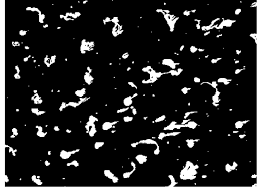
#> input picture introduction/data/B2.jpg, 262 x 192 px, given in place of g2.jpg, which was not available
$ python p17.py
#> lines starting #> are read from the running program, lines starting #| are printed output that depends on the picture; after the words box and inside, x2 and y2 are one past the last pixel; in counts of white or black regions, pixels touching at a corner belong together; pictures that were not available may be replaced by others from this repository, and a replacement may not be noted
import cv2 as cv
# Load two images
water = cv.imread('g2.jpg')
#> water is the input picture: shape (192, 262, 3); min 0, max 255, mean 39.2
fish = cv.imread('zeb.jpg')
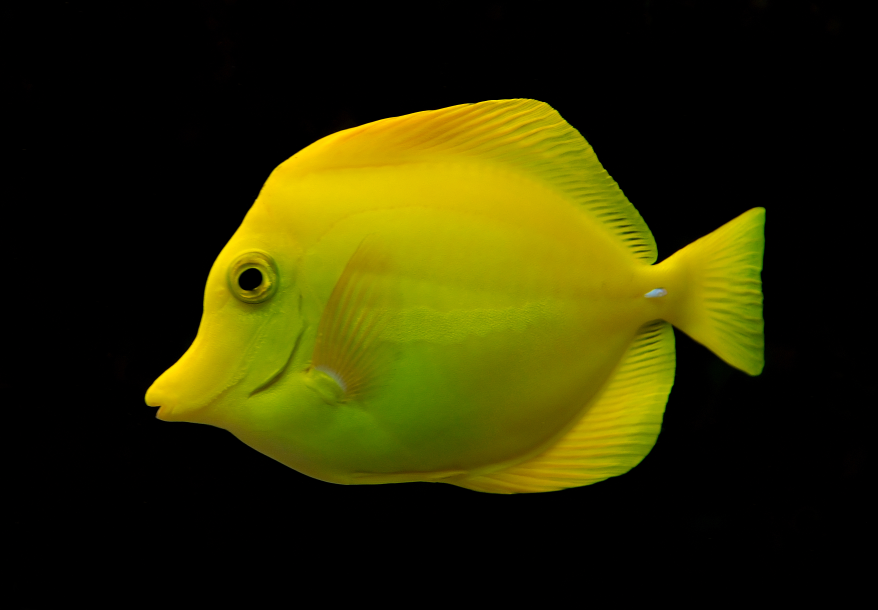
#> input picture introduction/data/Zeb.jpg, 3509 x 2440 px, found by its file name (shown at 1/4 size)
#> fish is the input picture: shape (2440, 3509, 3); mean B, G, R 0.4, 45.3, 46.8
waterimg=cv.resize(water,(300,300))
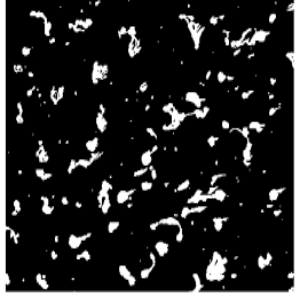
#> waterimg: shape (300, 300, 3); min 0, max 255, mean 39.1
fishimg=cv.resize(fish,(300,300))
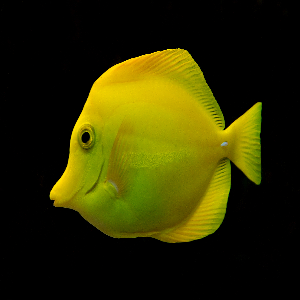
#> fishimg: shape (300, 300, 3); mean B, G, R 0.3, 45.2, 46.8
cv.imshow("sky Image",waterimg)
cv.imshow("lady Image",fishimg)

cv.waitKey(0)
cv.destroyAllWindows()

# I want to put lady image on top-left corner, So I create a ROI
rows,cols,channels = fishimg.shape
#> rows = 300; cols = 300; channels = 3
roi = waterimg[0:rows, 0:cols] #selecting the portion/region of water image which has same size as fish image
# Now create a mask of fish and create its inverse mask also
cv.imshow("Region of Interest ", roi)
fishimggray = cv.cvtColor(fishimg,cv.COLOR_BGR2GRAY)
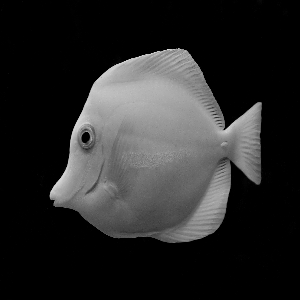
#> fishimggray: shape (300, 300); min 0, max 226, mean 40.5
ret, mask = cv.threshold(fishimggray, 20, 255, cv.THRESH_BINARY)
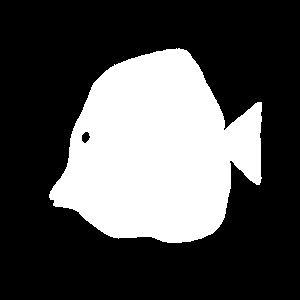
#> mask: shape (300, 300); 31.1% white; 1 white region, box (x1, y1, x2, y2) and area: (49, 48, 262, 243) 28023
mask_inv = cv.bitwise_not(mask)
cv.imshow("Mask",mask)
cv.imshow("Inverse Mask",mask_inv)
cv.waitKey(0)
cv.destroyAllWindows()
# Now black-out the area of fish in ROI
waterimg_bg = cv.bitwise_and(roi,roi,mask = mask_inv)
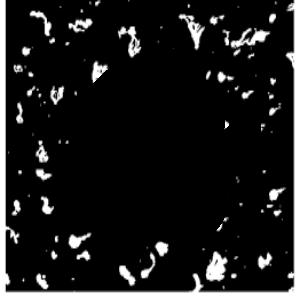
#> waterimg_bg: shape (300, 300, 3); min 0, max 255, mean 29.7
cv.imshow("sky Image Background",waterimg_bg)
# Take only region of fish from fish image.
fishimg_fg = cv.bitwise_and(fishimg,fishimg,mask = mask)
# Put fish in ROI and modify the main image
cv.imshow("lady Image Foreground",fishimg_fg)
dst = cv.add(waterimg_bg,fishimg_fg)
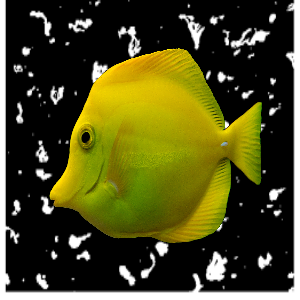
#> dst: shape (300, 300, 3); mean B, G, R 30, 74.8, 76.4
waterimg[0:rows, 0:cols ] = dst
cv.imshow('res',waterimg)
cv.waitKey(0)
cv.destroyAllWindows()
